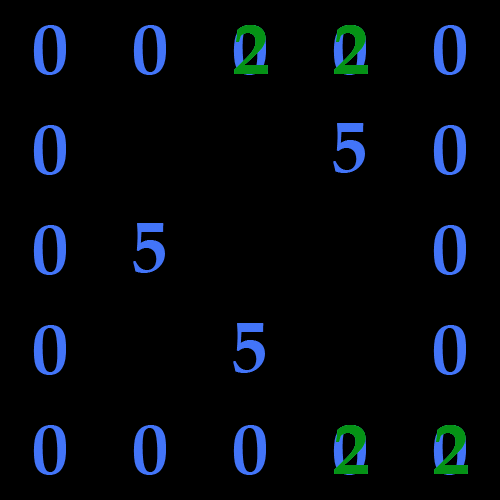

Below is a game level as drawn by its tile map, then a one-line description and the .tmx file that defines it, in full:
An orthogonal 5x5 tile map with 100x100 px tiles, 3 tile layers (wall, dors, box).

<map version="1.0" orientation="orthogonal" renderorder="right-down" width="5" height="5" tilewidth="100" tileheight="100" nextobjectid="1">
 <tileset firstgid="1" name="1-7sq" tilewidth="100" tileheight="100" tilecount="16" columns="4">
  <image source="../1-7sq.png" width="400" height="400" />
 </tileset>
 <imagelayer name="Слой изображений 1">
  <image source="../bg/paper_500.bmp" width="500" height="500" />
 </imagelayer>
 <layer name="wall" width="5" height="5">
  <data encoding="csv">
1,1,1,1,1,
1,0,0,6,1,
1,6,0,0,1,
1,0,6,0,1,
1,1,1,1,1
</data>
 </layer>
 <layer name="dors" width="5" height="5">
  <data encoding="csv">
0,0,11,11,0,
0,0,0,0,0,
0,0,0,0,0,
0,0,0,0,0,
0,0,0,11,11
</data>
 </layer>
 <layer name="box" width="5" height="5">
  <data encoding="csv">
0,0,0,0,0,
0,0,0,0,0,
0,0,0,0,0,
0,0,0,0,0,
0,0,0,0,0
</data>
 </layer>
</map>